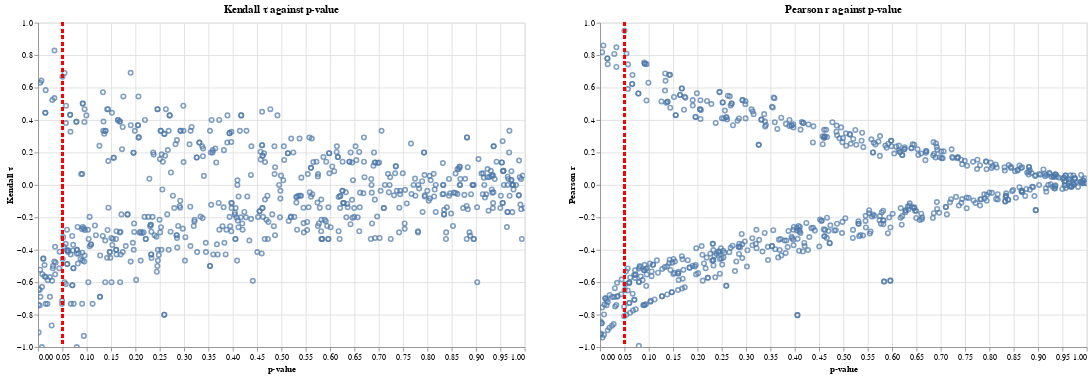

The code cell stored with this chart in its notebook:
### Code cell
import altair as alt

chart1 = alt.Chart(df_break).mark_point().encode(
    x='p-value',
    y='Kendall τ',
    tooltip=['site', 'State', 'p-value', 'Kendall τ']
).interactive().properties(width=600, height=400, title='Kendall τ against p-value' )

chart2 = alt.Chart(df_break).mark_point().encode(
    x='p-value',
    y='Pearson r',
    tooltip=['site', 'State', 'p-value', 'Pearson r']
).interactive().properties(width=600, height=400, title='Pearson r against p-value')

rule1 = alt.Chart(df_break).mark_rule(color='red', opacity=0.5, strokeWidth=2, strokeDash=[4, 4]).encode(
    x=alt.datum(0.05)
)

rule2 = alt.Chart(df_break).mark_rule(color='red', opacity=0.5, strokeWidth=2, strokeDash=[4, 4]).encode(
    x=alt.datum(0.05)
)

layer_chart = (chart1 + rule1) | (chart2 + rule2)
layer_chart.spacing = 50
layer_chart

### Figure 1 — Vega-Lite specification as saved in the notebook (floating-point values rounded to 4 significant figures; data arrays with more than 128 entries replaced by an {"elided": "..."} marker saying what was removed)
{"config": {"view": {"continuousWidth": 400, "continuousHeight": 300}}, "hconcat": [{"layer": [{"mark": "point", "encoding": {"tooltip": [{"field": "site", "type": "nominal"}, {"field": "State", "type": "nominal"}, {"field": "p-value", "type": "quantitative"}, {"field": "Kendall τ", "type": "quantitative"}], "x": {"field": "p-value", "type": "quantitative"}, "y": {"field": "Kendall τ", "type": "quantitative"}}, "height": 400, "selection": {"selector001": {"type": "interval", "bind": "scales", "encodings": ["x", "y"]}}, "title": "Kendall τ against p-value", "width": 600}, {"mark": {"type": "rule", "color": "red", "opacity": 0.5, "strokeDash": [4, 4], "strokeWidth": 2}, "encoding": {"x": {"datum": 0.05}}}]}, {"layer": [{"mark": "point", "encoding": {"tooltip": [{"field": "site", "type": "nominal"}, {"field": "State", "type": "nominal"}, {"field": "p-value", "type": "quantitative"}, {"field": "Pearson r", "type": "quantitative"}], "x": {"field": "p-value", "type": "quantitative"}, "y": {"field": "Pearson r", "type": "quantitative"}}, "height": 400, "selection": {"selector002": {"type": "interval", "bind": "scales", "encodings": ["x", "y"]}}, "title": "Pearson r against p-value", "width": 600}, {"mark": {"type": "rule", "color": "red", "opacity": 0.5, "strokeDash": [4, 4], "strokeWidth": 2}, "encoding": {"x": {"datum": 0.05}}}]}], "data": {"name": "data-e97a45a9a2de2397223b672a428702bd"}, "spacing": 50, "$schema": "https://vega.github.io/schema/vega-lite/v4.17.0.json", "datasets": {"data-e97a45a9a2de2397223b672a428702bd": {"elided": "643 records"}}}
